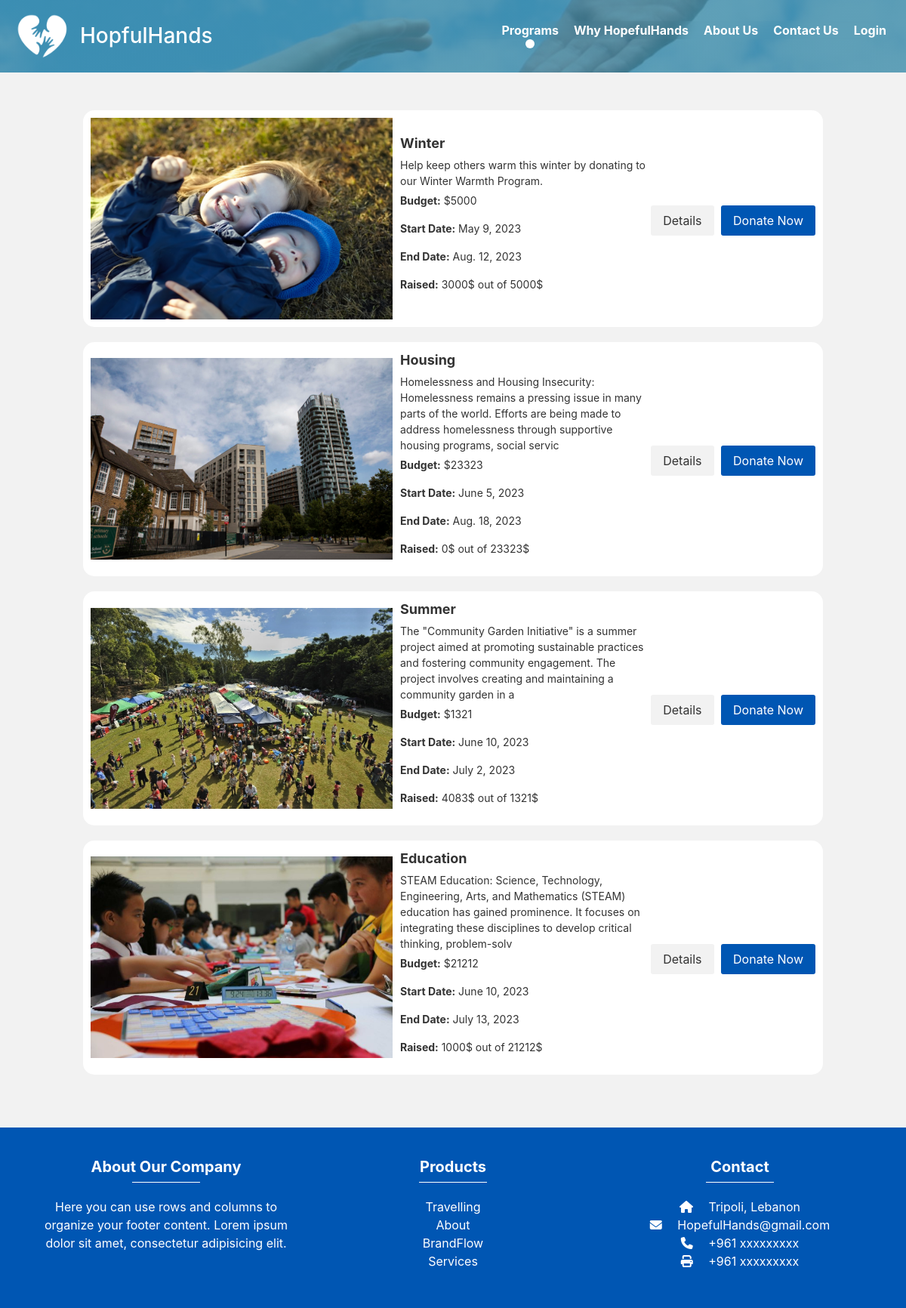
The page /programs/ on the database as committed earlier.
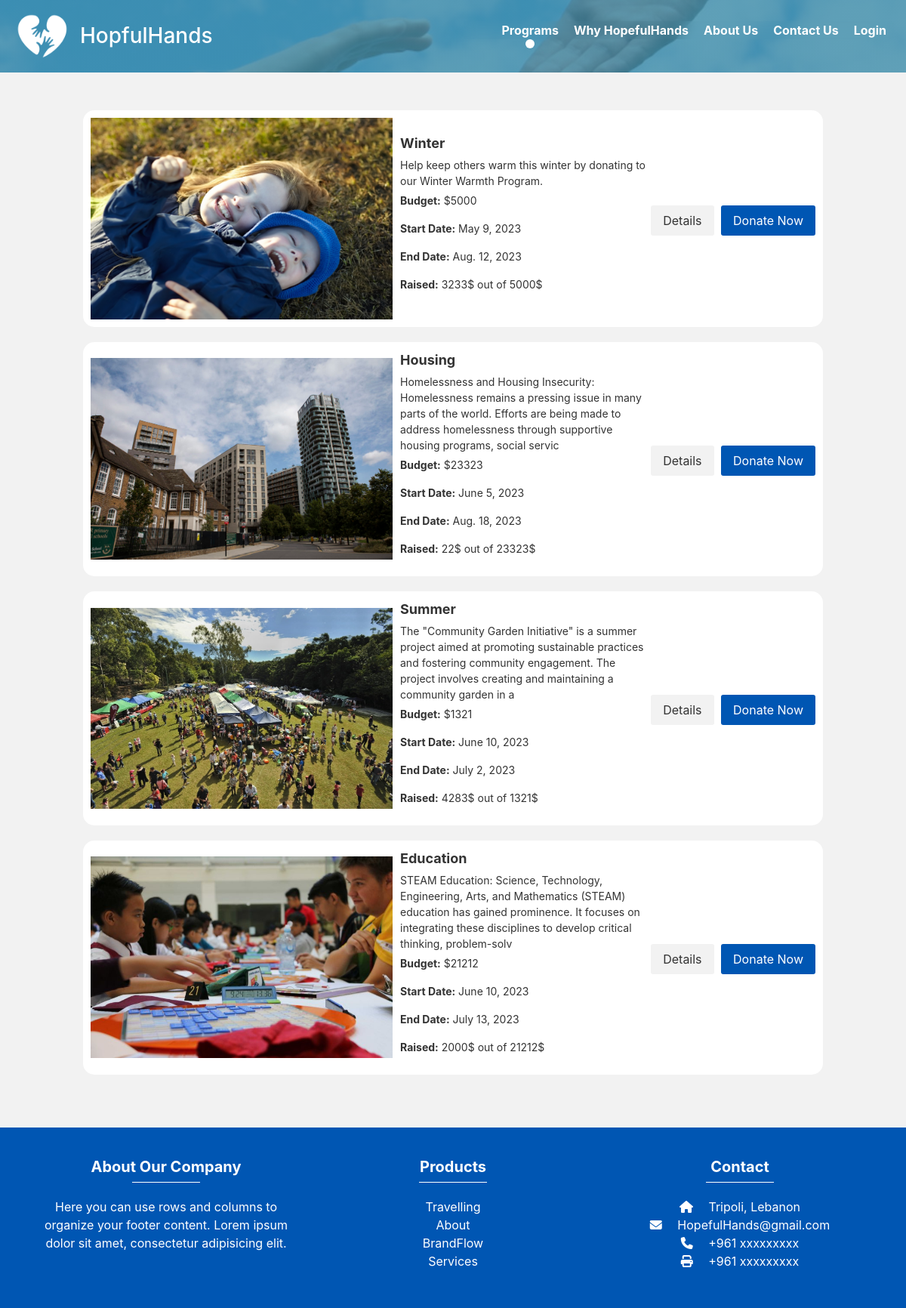
The same page on the database as committed later.
### app1/models.py (models this page shows, shortened)
class Program(models.Model):
    program_name = models.CharField(max_length=40)
    program_description = models.CharField(max_length=400)
    program_summary = models.CharField(max_length=200, default='Default Value')
    program_image = models.ImageField(upload_to='images/')
    budget = models.IntegerField()
    start_date = models.DateField()
    end_date = models.DateField()
    raised = models.IntegerField(default=0)
    program_challenge = models.CharField(max_length=2000, default='Default Value')
    program_objective = models.CharField(max_length=2000, default='Default Value')
    program_plan = models.CharField(max_length=2000, default='Default Value')

### app1/views.py (the view)
# urls.py: re_path(r'^.*programs/$', programs, name='programs'),
def programs(request):
    programs = Program.objects.all()
    context = {'programs': programs}
    return render(request, 'pages/programs.html', context)

### templates/pages/programs.html (shortened to what this page needs)
<!DOCTYPE html>
<html lang="en">
<head>
</head>
<body style="background-color: #f2f2f2;">
{% block content %}
  {% include 'components/navbar.html' %}
    {% include 'components/programInfo.html' %}
  {% include 'components/footer.html' %}
{% endblock %}
</body>
</html>

### templates/components/programInfo.html (shortened to what this page needs)
<!DOCTYPE html>
<html>
<head>
</head>
<body>
  <div class="program-container">
    <ul class="program-list">
      {% for program in programs|slice:":4" %}
        <li class="program-item">
          <img class="program-image" src="{{ program.program_image.url }}" alt="Program Image">
          <div class="program-details">
            <div class="program-name">{{ program.program_name }}</div>
            <div class="program-description">{{ program.program_description }}</div>
            <p><strong>Budget:</strong> ${{ program.budget }}</p>
            <p><strong>Start Date:</strong> {{ program.start_date }}</p>
            <p><strong>End Date:</strong> {{ program.end_date }}</p>
            <p><strong>Raised:</strong> {{ program.raised }}$ out of {{ program.budget }}$</p>
          </div>
          <div>
            <a href="{% url 'program_details' program_id=program.id %}" class="details-button">Details</a>
            <a href="{% url 'donate' %}" class="donate-button">Donate Now</a>
          </div>
        </li>
      {% endfor %}
    </ul>
  </div>
</body>
</html>

Rows that differ between the two databases and show on the page:
changed Program "Winter": raised "3000" → "3233"
changed Program "Housing": raised "0" → "22"
changed Program "Summer": raised "4083" → "4283"
changed Program "Education": raised "1000" → "2000"
